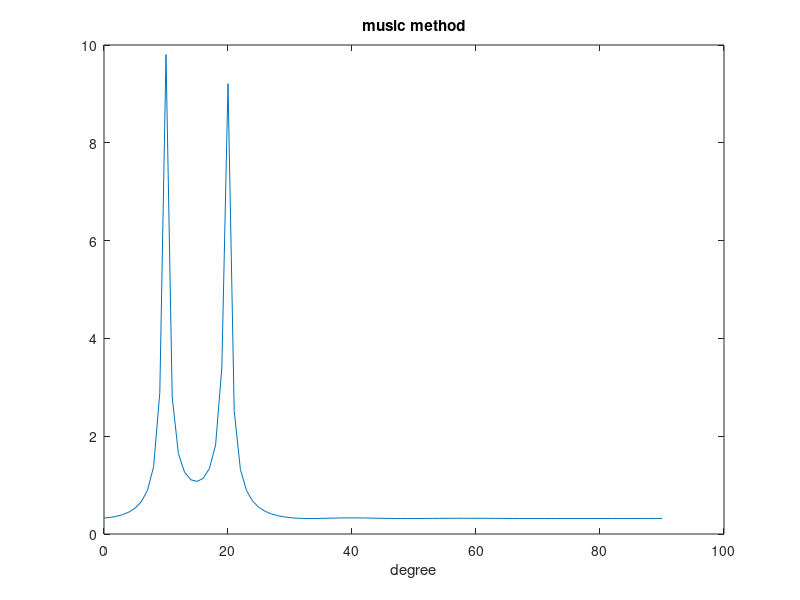
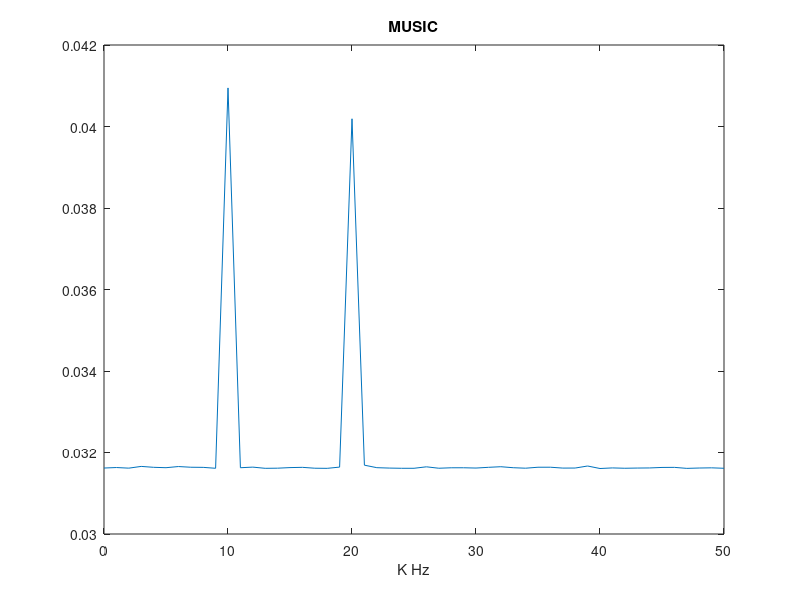
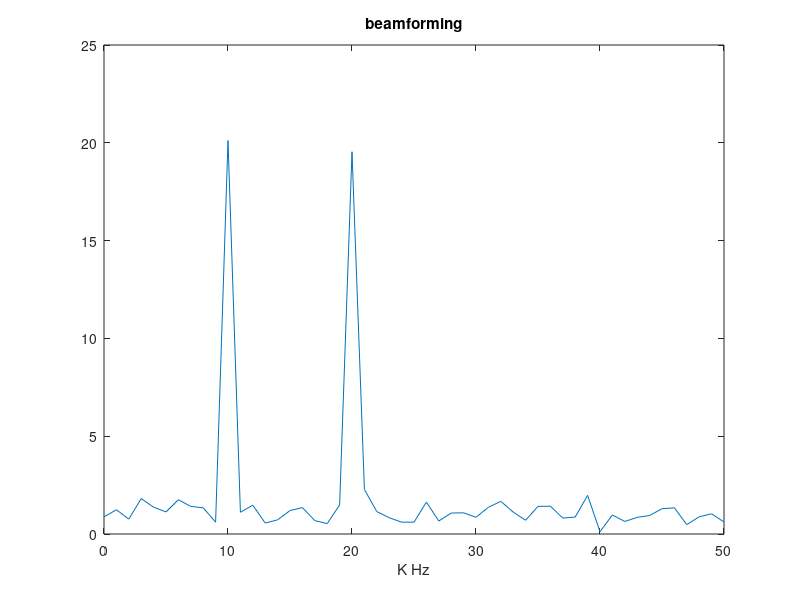

MATLAB code to generate these figures, in order:
clc;clear;close all;
%% Section 1 
s1=-3 + rand(1,1000)*6;
s2=-2 + rand(1,1000)*4;
s1= s1 - mean(s1);
s2= s2 - mean(s2);
A=[1 -2;2 -1;3 -2];
x = A * [s1;s2];
x1 = x(1,:);
x2 = x(2,:);
x3 = x(3,:);
%% Section 1 Part 1 
scatter3(x1,x2,x3);
Rx = x*transpose(x);
[U,L] = eig(Rx);
%% Section 1 Part 2
C = linsolve([U(:,2),U(:,3)],A);
%% Section 1 Part 3
B = [L(2,2)^(-0.5) 0;0 L(3,3)^(-0.5)] * transpose([U(:,2),U(:,3)]);
Z = B*x;
Z1 = Z(1,:);
Z2 = Z(2,:);
scatter(Z1,Z2);

%% Section 1 Part 4
[Q,S,V] = svd(x) ;
rank_x = rank(x) ;

%% Section 1 Part 5
source = [s1;s2] ; 
F_t = linsolve(transpose(Z),transpose(source));
F = transpose(F_t);
%% Section 1 Part 6
sum = L(1,1)+L(2,2)+L(3,3);
B1 = [L(3,3)^(-0.5)] * transpose([U(:,3)]);
z = B1*x;
scatter3(z,z,z);

%% Section 2

rng(1)
t = 0:1/10^6:1/10^3; 
c = 3*10^8;
f1 = 20*10^3;
f2 = 10*10^3;
fc = 150*10^6;
t1=10*pi/180;
t2=20*pi/180;
s1 = exp(1i*2*pi*f1*t);
s2 = exp(1i*2*pi*f2*t);
a1 = ones(10,1);
a2 = ones(10,1);

%% Section 2 part A
for i=2:10
    a1(i,1) = exp(-1i*2*pi*fc*(i-1)*sin(t1)/c);
    a2(i,1) = exp(-1i*2*pi*fc*(i-1)*sin(t2)/c);
end
y1 = a1*s1;
y2 = a2*s2;
y = y1 + y2 ;
y = y + randn(size(y));
%% Section 2 part B , C
[U,L,V] = svd(y);
Usig = [U(:,1),U(:,2)];
Unull = U(:,3:10);
beamforming = zeros(90,1);
music = zeros(90,1);
idx = 1;

for teta_priod1 = 0:90
    a1 = ones(10,1);
    a2 = ones(10,1);
    for i=2:10
        a1(i,1) = exp(-1i * 2 * pi * fc * (i-1) *sin(teta_priod1 * pi / 180) /c );
    end
    beamforming(idx) =  norm( (a1)' * Usig ) ;
    music(idx) =  1/ (norm( (a1)' * Unull ) ) ;
    idx = idx + 1;
end
teta = 0:90;
plot(teta,music);
title('music method');
xlabel('degree');
figure;
plot(teta,beamforming);
title('beamforming method');
xlabel('degree');

%% Section 2 part D,E

Vsig = [V(1,:);V(2,:)];
Vnull = V(3:1001,:);

beamforming = zeros(51,1);
music = zeros(51,1);
idx = 1;
for f = 0:50
    s1 = exp(1i*2*pi*f*1000*t);
    beamforming(idx) =  norm( (s1) * Vsig' ) ;
    music(idx) =  1/ (norm( (s1) * Vnull' ) ) ;
    idx = idx + 1;
end
t_plot = 0:50;
plot(0:50,music);
title('MUSIC');
xlabel('K Hz');
figure;
plot(0:50,beamforming);
title('beamforming');
xlabel('K Hz');




